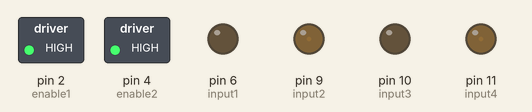
Recording of a sketch running on a simulated Arduino Uno, built with avr-gcc and run on an emulated ATmega328P. Shown: switched loads named in the sketch (green lamp = pin HIGH), output pins drawn as LEDs (lit = HIGH).

Above: at 0.05 s.
Timing chart, 0 to 9.2 s (numbered marks = the images above):
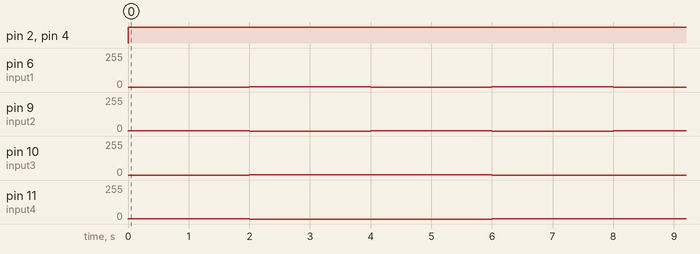

The sketch:

H-BRIDGE.ino
```cpp
//difine the pin numbers
int enable1 = 2;
int enable2 = 4;
int input1 = 6;
int input2 = 9;
int input3 = 10;
int input4 = 11;

void setup()
{
  // define the pin modes

  pinMode(input1, OUTPUT);
  pinMode(input2, OUTPUT);
  pinMode(input3, OUTPUT);
  pinMode(input4, OUTPUT);
  pinMode(enable1, OUTPUT);
    pinMode(enable2, OUTPUT);


}

void loop()
{

  //codition to move forward

    digitalWrite(enable1, HIGH);
    digitalWrite(enable2, HIGH);// enable the two input of the driver
    digitalWrite(input1, LOW);         // Put this terminal to ground
    analogWrite(input2, HIGH);   // use pmw to move the motor with spicific speed
    digitalWrite(input3, LOW);         // Put this terminal to ground
    analogWrite(input4, HIGH);   // use pmw to move the motor with spicific speed
  delay(2000);

  // condition to move backward

   digitalWrite(enable2, HIGH);
   digitalWrite(enable1, HIGH);// enable the two input of the driver
   analogWrite(input1 ,HIGH); // use pmw to move the motor with spicific speed
   digitalWrite(input2, LOW);       // set the other terminal to LOW (Ground)
   analogWrite(input3, HIGH); // use pmw to move the motor with spicific speed
   digitalWrite(input4, LOW);
   delay(2000);

    // condition to move Right

   digitalWrite(enable1, HIGH);
   digitalWrite(enable2, HIGH);// enable the two input of the driver
   digitalWrite(input1 ,LOW);
   analogWrite(input2, HIGH);
   analogWrite(input3, HIGH);
   digitalWrite(input4, LOW);
   delay(2000);

    // condition to move Left

   digitalWrite(enable2, HIGH);
    digitalWrite(enable1, HIGH);// enable the two input of the driver
   analogWrite(input1 ,HIGH);
   digitalWrite(input2, LOW);
   digitalWrite(input3, LOW);
   analogWrite(input4, HIGH);
      delay(2000);

}
```

Measured:
- by itself, pin 2 (enable1), pin 4 (enable2): LOW → HIGH at 0.00 s
- by itself, pin 6 (input1), pin 9 (input2): alternates 1/255 for 2.0 s and 0/255 for 2.0 s
- by itself, pin 10 (input3): alternates 1/255 for 4.0 s and 0/255 for 4.0 s
- by itself, pin 11 (input4): repeats every 8.0 s: 0/255 4.0 s, 1/255 4.0 s
